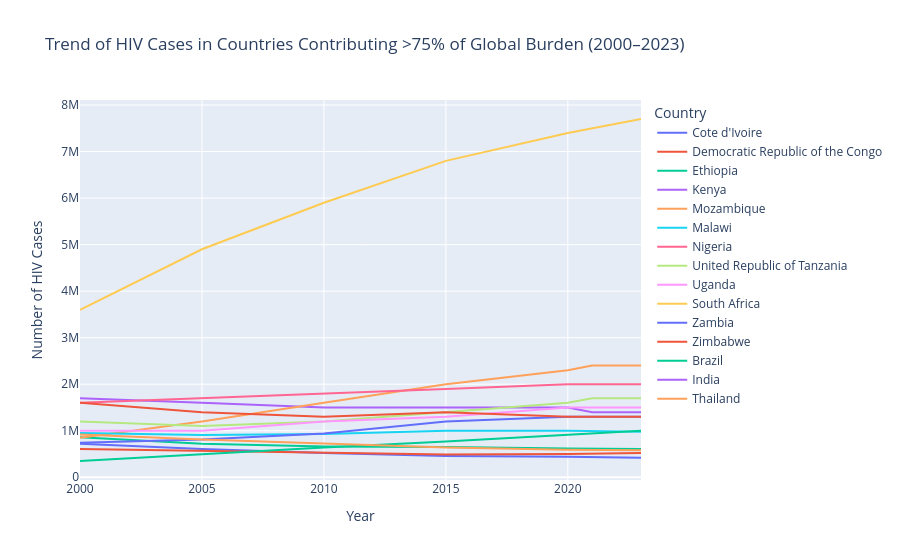

The notebook cell saved with this chart:
### Markdown cell above
Africa accounts for about 85% of the 75% global HIV cases,folowed by South-East Asia and Americas at about 8% and 7% each.

### Code cell
#Visualization of the trend.
# Creating the  line plot
fig = px.line(
    trend_data,
    x='Period',
    y='ApproxNoOfInfections',
    color='Location',
    title='Trend of HIV Cases in Countries Contributing >75% of Global Burden (2000–2023)',
    hover_data=['Location', 'ParentLocation']
)
#setting the x -axis,y-axis and legend labels
fig.update_layout(
    xaxis_title='Year',
    yaxis_title='Number of HIV Cases',
    legend_title='Country',
)
fig.show()

### Figure 1 — Plotly figure (JSON) as saved in the notebook; plotly's stock layout.template omitted (floating-point values rounded to 4 significant figures)
{"data": [{"customdata": [["Cote d'Ivoire", "Africa"], ["Cote d'Ivoire", "Africa"], ["Cote d'Ivoire", "Africa"], ["Cote d'Ivoire", "Africa"], ["Cote d'Ivoire", "Africa"], ["Cote d'Ivoire", "Africa"], ["Cote d'Ivoire", "Africa"], ["Cote d'Ivoire", "Africa"]], "hovertemplate": "Location=%{customdata[0]}<br>Period=%{x}<br>ApproxNoOfInfections=%{y}<br>ParentLocation=%{customdata[1]}<extra></extra>", "legendgroup": "Cote d'Ivoire", "line": {"color": "#636efa", "dash": "solid"}, "mode": "lines", "name": "Cote d'Ivoire", "orientation": "v", "showlegend": true, "type": "scatter", "x": [2023, 2022, 2021, 2020, 2015, 2010, 2005, 2000], "xaxis": "x", "y": [420000, 430000, 430000, 440000, 460000, 520000, 610000, 720000], "yaxis": "y"}, {"customdata": [["Democratic Republic of the Congo", "Africa"], ["Democratic Republic of the Congo", "Africa"], ["Democratic Republic of the Congo", "Africa"], ["Democratic Republic of the Congo", "Africa"], ["Democratic Republic of the Congo", "Africa"], ["Democratic Republic of the Congo", "Africa"], ["Democratic Republic of the Congo", "Africa"], ["Democratic Republic of the Congo", "Africa"]], "hovertemplate": "Location=%{customdata[0]}<br>Period=%{x}<br>ApproxNoOfInfections=%{y}<br>ParentLocation=%{customdata[1]}<extra></extra>", "legendgroup": "Democratic Republic of the Congo", "line": {"color": "#EF553B", "dash": "solid"}, "mode": "lines", "name": "Democratic Republic of the Congo", "orientation": "v", "showlegend": true, "type": "scatter", "x": [2023, 2022, 2021, 2020, 2015, 2010, 2005, 2000], "xaxis": "x", "y": [520000, 510000, 510000, 500000, 490000, 530000, 570000, 610000], "yaxis": "y"}, {"customdata": [["Ethiopia", "Africa"], ["Ethiopia", "Africa"], ["Ethiopia", "Africa"], ["Ethiopia", "Africa"], ["Ethiopia", "Africa"], ["Ethiopia", "Africa"], ["Ethiopia", "Africa"], ["Ethiopia", "Africa"]], "hovertemplate": "Location=%{customdata[0]}<br>Period=%{x}<br>ApproxNoOfInfections=%{y}<br>ParentLocation=%{customdata[1]}<extra></extra>", "legendgroup": "Ethiopia", "line": {"color": "#00cc96", "dash": "solid"}, "mode": "lines", "name": "Ethiopia", "orientation": "v", "showlegend": true, "type": "scatter", "x": [2023, 2022, 2021, 2020, 2015, 2010, 2005, 2000], "xaxis": "x", "y": [610000, 610000, 620000, 620000, 650000, 660000, 720000, 860000], "yaxis": "y"}, {"customdata": [["Kenya", "Africa"], ["Kenya", "Africa"], ["Kenya", "Africa"], ["Kenya", "Africa"], ["Kenya", "Africa"], ["Kenya", "Africa"], ["Kenya", "Africa"], ["Kenya", "Africa"]], "hovertemplate": "Location=%{customdata[0]}<br>Period=%{x}<br>ApproxNoOfInfections=%{y}<br>ParentLocation=%{customdata[1]}<extra></extra>", "legendgroup": "Kenya", "line": {"color": "#ab63fa", "dash": "solid"}, "mode": "lines", "name": "Kenya", "orientation": "v", "showlegend": true, "type": "scatter", "x": [2023, 2022, 2021, 2020, 2015, 2010, 2005, 2000], "xaxis": "x", "y": [1400000, 1400000, 1400000, 1500000, 1500000, 1500000, 1600000, 1700000], "yaxis": "y"}, {"customdata": [["Mozambique", "Africa"], ["Mozambique", "Africa"], ["Mozambique", "Africa"], ["Mozambique", "Africa"], ["Mozambique", "Africa"], ["Mozambique", "Africa"], ["Mozambique", "Africa"], ["Mozambique", "Africa"]], "hovertemplate": "Location=%{customdata[0]}<br>Period=%{x}<br>ApproxNoOfInfections=%{y}<br>ParentLocation=%{customdata[1]}<extra></extra>", "legendgroup": "Mozambique", "line": {"color": "#FFA15A", "dash": "solid"}, "mode": "lines", "name": "Mozambique", "orientation": "v", "showlegend": true, "type": "scatter", "x": [2023, 2022, 2021, 2020, 2015, 2010, 2005, 2000], "xaxis": "x", "y": [2400000, 2400000, 2400000, 2300000, 2000000, 1600000, 1200000, 850000], "yaxis": "y"}, {"customdata": [["Malawi", "Africa"], ["Malawi", "Africa"], ["Malawi", "Africa"], ["Malawi", "Africa"], ["Malawi", "Africa"], ["Malawi", "Africa"], ["Malawi", "Africa"], ["Malawi", "Africa"]], "hovertemplate": "Location=%{customdata[0]}<br>Period=%{x}<br>ApproxNoOfInfections=%{y}<br>ParentLocation=%{customdata[1]}<extra></extra>", "legendgroup": "Malawi", "line": {"color": "#19d3f3", "dash": "solid"}, "mode": "lines", "name": "Malawi", "orientation": "v", "showlegend": true, "type": "scatter", "x": [2023, 2022, 2021, 2020, 2015, 2010, 2005, 2000], "xaxis": "x", "y": [980000, 990000, 1000000, 1000000, 1000000, 930000, 910000, 950000], "yaxis": "y"}, {"customdata": [["Nigeria", "Africa"], ["Nigeria", "Africa"], ["Nigeria", "Africa"], ["Nigeria", "Africa"], ["Nigeria", "Africa"], ["Nigeria", "Africa"], ["Nigeria", "Africa"], ["Nigeria", "Africa"]], "hovertemplate": "Location=%{customdata[0]}<br>Period=%{x}<br>ApproxNoOfInfections=%{y}<br>ParentLocation=%{customdata[1]}<extra></extra>", "legendgroup": "Nigeria", "line": {"color": "#FF6692", "dash": "solid"}, "mode": "lines", "name": "Nigeria", "orientation": "v", "showlegend": true, "type": "scatter", "x": [2023, 2022, 2021, 2020, 2015, 2010, 2005, 2000], "xaxis": "x", "y": [2000000, 2000000, 2000000, 2000000, 1900000, 1800000, 1700000, 1600000], "yaxis": "y"}, {"customdata": [["United Republic of Tanzania", "Africa"], ["United Republic of Tanzania", "Africa"], ["United Republic of Tanzania", "Africa"], ["United Republic of Tanzania", "Africa"], ["United Republic of Tanzania", "Africa"], ["United Republic of Tanzania", "Africa"], ["United Republic of Tanzania", "Africa"], ["United Republic of Tanzania", "Africa"]], "hovertemplate": "Location=%{customdata[0]}<br>Period=%{x}<br>ApproxNoOfInfections=%{y}<br>ParentLocation=%{customdata[1]}<extra></extra>", "legendgroup": "United Republic of Tanzania", "line": {"color": "#B6E880", "dash": "solid"}, "mode": "lines", "name": "United Republic of Tanzania", "orientation": "v", "showlegend": true, "type": "scatter", "x": [2023, 2022, 2021, 2020, 2015, 2010, 2005, 2000], "xaxis": "x", "y": [1700000, 1700000, 1700000, 1600000, 1400000, 1200000, 1100000, 1200000], "yaxis": "y"}, {"customdata": [["Uganda", "Africa"], ["Uganda", "Africa"], ["Uganda", "Africa"], ["Uganda", "Africa"], ["Uganda", "Africa"], ["Uganda", "Africa"], ["Uganda", "Africa"], ["Uganda", "Africa"]], "hovertemplate": "Location=%{customdata[0]}<br>Period=%{x}<br>ApproxNoOfInfections=%{y}<br>ParentLocation=%{customdata[1]}<extra></extra>", "legendgroup": "Uganda", "line": {"color": "#FF97FF", "dash": "solid"}, "mode": "lines", "name": "Uganda", "orientation": "v", "showlegend": true, "type": "scatter", "x": [2023, 2022, 2021, 2020, 2015, 2010, 2005, 2000], "xaxis": "x", "y": [1500000, 1500000, 1500000, 1500000, 1300000, 1200000, 1000000, 1000000], "yaxis": "y"}, {"customdata": [["South Africa", "Africa"], ["South Africa", "Africa"], ["South Africa", "Africa"], ["South Africa", "Africa"], ["South Africa", "Africa"], ["South Africa", "Africa"], ["South Africa", "Africa"], ["South Africa", "Africa"]], "hovertemplate": "Location=%{customdata[0]}<br>Period=%{x}<br>ApproxNoOfInfections=%{y}<br>ParentLocation=%{customdata[1]}<extra></extra>", "legendgroup": "South Africa", "line": {"color": "#FECB52", "dash": "solid"}, "mode": "lines", "name": "South Africa", "orientation": "v", "showlegend": true, "type": "scatter", "x": [2023, 2022, 2021, 2020, 2015, 2010, 2005, 2000], "xaxis": "x", "y": [7700000, 7600000, 7500000, 7400000, 6800000, 5900000, 4900000, 3600000], "yaxis": "y"}, {"customdata": [["Zambia", "Africa"], ["Zambia", "Africa"], ["Zambia", "Africa"], ["Zambia", "Africa"], ["Zambia", "Africa"], ["Zambia", "Africa"], ["Zambia", "Africa"], ["Zambia", "Africa"]], "hovertemplate": "Location=%{customdata[0]}<br>Period=%{x}<br>ApproxNoOfInfections=%{y}<br>ParentLocation=%{customdata[1]}<extra></extra>", "legendgroup": "Zambia", "line": {"color": "#636efa", "dash": "solid"}, "mode": "lines", "name": "Zambia", "orientation": "v", "showlegend": true, "type": "scatter", "x": [2023, 2022, 2021, 2020, 2015, 2010, 2005, 2000], "xaxis": "x", "y": [1300000, 1300000, 1300000, 1300000, 1200000, 940000, 810000, 740000], "yaxis": "y"}, {"customdata": [["Zimbabwe", "Africa"], ["Zimbabwe", "Africa"], ["Zimbabwe", "Africa"], ["Zimbabwe", "Africa"], ["Zimbabwe", "Africa"], ["Zimbabwe", "Africa"], ["Zimbabwe", "Africa"], ["Zimbabwe", "Africa"]], "hovertemplate": "Location=%{customdata[0]}<br>Period=%{x}<br>ApproxNoOfInfections=%{y}<br>ParentLocation=%{customdata[1]}<extra></extra>", "legendgroup": "Zimbabwe", "line": {"color": "#EF553B", "dash": "solid"}, "mode": "lines", "name": "Zimbabwe", "orientation": "v", "showlegend": true, "type": "scatter", "x": [2023, 2022, 2021, 2020, 2015, 2010, 2005, 2000], "xaxis": "x", "y": [1300000, 1300000, 1300000, 1300000, 1400000, 1300000, 1400000, 1600000], "yaxis": "y"}, {"customdata": [["Brazil", "Americas"], ["Brazil", "Americas"], ["Brazil", "Americas"], ["Brazil", "Americas"], ["Brazil", "Americas"], ["Brazil", "Americas"], ["Brazil", "Americas"], ["Brazil", "Americas"]], "hovertemplate": "Location=%{customdata[0]}<br>Period=%{x}<br>ApproxNoOfInfections=%{y}<br>ParentLocation=%{customdata[1]}<extra></extra>", "legendgroup": "Brazil", "line": {"color": "#00cc96", "dash": "solid"}, "mode": "lines", "name": "Brazil", "orientation": "v", "showlegend": true, "type": "scatter", "x": [2023, 2022, 2021, 2020, 2015, 2010, 2005, 2000], "xaxis": "x", "y": [1000000, 970000, 940000, 910000, 770000, 640000, 490000, 350000], "yaxis": "y"}, {"customdata": [["India", "South-East Asia"]], "hovertemplate": "Location=%{customdata[0]}<br>Period=%{x}<br>ApproxNoOfInfections=%{y}<br>ParentLocation=%{customdata[1]}<extra></extra>", "legendgroup": "India", "line": {"color": "#ab63fa", "dash": "solid"}, "mode": "lines", "name": "India", "orientation": "v", "showlegend": true, "type": "scatter", "x": [2023], "xaxis": "x", "y": [2500000], "yaxis": "y"}, {"customdata": [["Thailand", "South-East Asia"], ["Thailand", "South-East Asia"], ["Thailand", "South-East Asia"], ["Thailand", "South-East Asia"], ["Thailand", "South-East Asia"], ["Thailand", "South-East Asia"], ["Thailand", "South-East Asia"], ["Thailand", "South-East Asia"]], "hovertemplate": "Location=%{customdata[0]}<br>Period=%{x}<br>ApproxNoOfInfections=%{y}<br>ParentLocation=%{customdata[1]}<extra></extra>", "legendgroup": "Thailand", "line": {"color": "#FFA15A", "dash": "solid"}, "mode": "lines", "name": "Thailand", "orientation": "v", "showlegend": true, "type": "scatter", "x": [2023, 2022, 2021, 2020, 2015, 2010, 2005, 2000], "xaxis": "x", "y": [580000, 580000, 590000, 590000, 640000, 720000, 810000, 920000], "yaxis": "y"}], "layout": {"legend": {"title": {"text": "Country"}, "tracegroupgap": 0}, "title": {"text": "Trend of HIV Cases in Countries Contributing >75% of Global Burden (2000–2023)"}, "xaxis": {"anchor": "y", "domain": [0, 1], "title": {"text": "Year"}}, "yaxis": {"anchor": "x", "domain": [0, 1], "title": {"text": "Number of HIV Cases"}}}}
